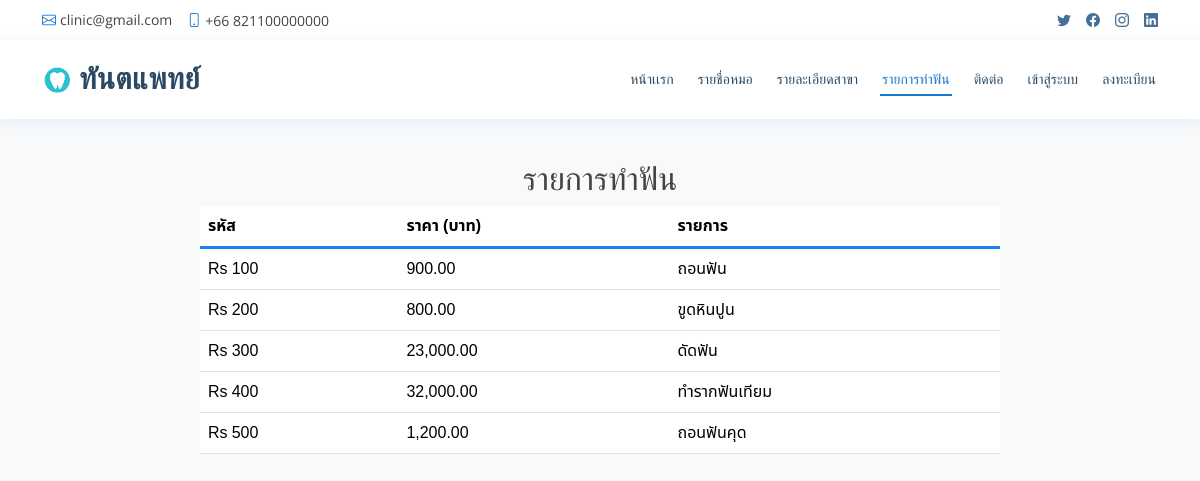
The app's page /dentalcodesviewuser.php with its own data.
### tables this page shows
CREATE TABLE `dentalcode` (
  `id` int(3) NOT NULL COMMENT 'ID ที่ถูกสร้างโดย อัตโนมัติ	',
  `code` varchar(7) NOT NULL COMMENT 'หมวดหมู่ทันตกรรม',
  `unitcost` smallint(5) NOT NULL COMMENT 'ราคา',
  `description` varchar(30) NOT NULL COMMENT 'รายการทันตกรรม',
  `dental_img` varchar(100) NOT NULL COMMENT 'รูปภาพรายการทันตกรรม'
);

### dentalcodesviewuser.php (called while the page is built, shortened)
<?php
include 'header.php';
include 'navbar.php';
include 'dentalcodesviewuser_details.php';
?>

### dentalcodesviewuser_details.php (the view, shortened to what this page needs)
<?php
require_once 'config/condb.php';
?>
<body>
    <div class="dentist-layout-wrapper">
        <div class="header-logo">
            <p class="logotext">ทันตแพทย์</p>
        </div>
        <div id="container-dentist">
            <div id="content-dentist">
                <h2 style="text-align: center; margin-top: 80px;">รายการทำฟัน</h2>
                <?php
                try {
                    $q = "SELECT code, unitcost, description FROM dentalcode";
                    $stmt = $dbcon->prepare($q);
                    $stmt->execute();
                    if ($stmt->rowCount() > 0) {
                        echo '<table class="table">
                                <tr class="heading">
                                    <td class="col head"><b>รหัส</b></td>
                                    <td class="col head"><b>ราคา (บาท)</b></td>
                                    <td class="last"><b>รายการ</b></td>
                                </tr>';
                        while ($row = $stmt->fetch(PDO::FETCH_ASSOC)) {
                            echo '<tr class="heading2">
                                    <td class="col">' . htmlspecialchars($row['code']) . '</td>
                                    <td class="col">' . number_format($row['unitcost'], 2) . '</td>
                                    <td class="last1">' . htmlspecialchars($row['description']) . '</td>
                                </tr>';
                        }
                        echo '</table>';
                    } else {
                        echo '<p class="error">ไม่พบข้อมูลรายการทำฟัน</p>';
                    }
                } catch (PDOException $e) {
                    echo '<p class="error">เกิดข้อผิดพลาดในการเชื่อมต่อข้อมูล</p>';
                }
                ?>
            </div>
        </div>
     </div>
</body>

### header.php (shortened to what this page needs)
<!DOCTYPE html>
<html lang="th">
<head>
  <link href="assets/vendor/fontawesome-free/css/all.min.css" rel="stylesheet">
  <link href="assets/vendor/animate.css/animate.min.css" rel="stylesheet">
  <link href="assets/vendor/bootstrap/css/bootstrap.min.css" rel="stylesheet">
  <link href="assets/vendor/bootstrap-icons/bootstrap-icons.css" rel="stylesheet">
  <link href="assets/vendor/boxicons/css/boxicons.min.css" rel="stylesheet">
  <link href="assets/vendor/glightbox/css/glightbox.min.css" rel="stylesheet">
  <link href="assets/vendor/remixicon/remixicon.css" rel="stylesheet">
  <link href="assets/vendor/swiper/swiper-bundle.min.css" rel="stylesheet">
  <link rel="stylesheet" href="//code.jquery.com/ui/1.12.1/themes/base/jquery-ui.css">
  <link href="assets/css/style.css" rel="stylesheet">
  <link rel="stylesheet" type="text/css" href="assets/css/dentisttable.css">
  <link rel="stylesheet" type="text/css" href="assets/css/login.css">
  <link rel="stylesheet" type="text/css" href="assets/css/signup.css">
  <link rel="stylesheet" type="text/css" href="assets/css/appointement.css">
</head>
<body>

### navbar.php (shortened to what this page needs)
<div id="topbar" class="d-flex align-items-center fixed-top">
    <div class="container d-flex justify-content-between">
      <div class="contact-info d-flex align-items-center">
        <i class="bi bi-envelope"></i> <a href="mailto:clinic@gmail.com">clinic@gmail.com</a>
        <i class="bi bi-phone"></i> +66 821100000000
      </div>
      <div class="d-none d-lg-flex social-links align-items-center">
        <a href="#" class="twitter"><i class="bi bi-twitter"></i></a>
        <a href="#" class="facebook"><i class="bi bi-facebook"></i></a>
        <a href="#" class="instagram"><i class="bi bi-instagram"></i></a>
        <a href="#" class="linkedin"><i class="bi bi-linkedin"></i></i></a>
      </div>
    </div>
  </div>
  <header id="header" class="fixed-top">
    <div class="container d-flex align-items-center">
      <h4 class="logo me-auto">
          <img src="assets/img/download.png" width="30" height="30" alt="โลโก้">
          <a href="index.php">ทันตแพทย์</a>
      </h4>
      <?php
        $current_page = basename($_SERVER['PHP_SELF']);
      ?>
      <nav id="navbar" class="navbar order-last order-lg-0">
        <ul>
          <li><a class="nav-link scrollto <?php echo ($current_page == 'index.php') ? 'active' : ''; ?>" href="index.php">หน้าเเรก</a></li>
          <li><a class="nav-link scrollto <?php echo ($current_page == 'dentistuser.php') ? 'active' : ''; ?>" href="dentistuser.php">รายชื่อหมอ</a></li>
          <li><a class="nav-link scrollto <?php echo ($current_page == 'clinicinfo.php') ? 'active' : ''; ?>" href="clinicinfo.php">รายละเอียดสาขา</a></li>
          <li><a class="nav-link scrollto <?php echo ($current_page == 'dentalcodesviewuser.php') ? 'active' : ''; ?>" href="dentalcodesviewuser.php">รายการทำฟัน</a></li>
          <li><a class="nav-link scrollto" href="index.php#contact">ติดต่อ</a></li>
          <?php if (isset($_SESSION['name'])): ?>
            <li class="dropdown"><a href="#"><span>จองคิว</span> <i class="bi bi-chevron-down"></i></a>
            <ul>
              <li><a href="appointement.php">ดำเนินการจอง</a></li>
              <li><a href="viewappointment.php">รายการจอง</a></li>
            </ul>
          </li>
          <li><a href="logout.php" class="logout" style="margin: 0px auto;">ล็อกเอ้าท์</a></li>
          <?php else: ?>
              <li><a class="nav-link scrollto <?php echo ($current_page == 'login.php') ? 'active' : ''; ?>" href="login.php">เข้าสู่ระบบ</a></li>
              <li><a class="nav-link scrollto <?php echo ($current_page == 'signup.php') ? 'active' : ''; ?>" href="signup.php">ลงทะเบียน</a></li>
          <?php endif; ?>
        </ul>
      </nav>
    </div>
  </header>

### assets/css/style.css (style rules this page uses)
body { font-family: "Open Sans", sans-serif; color: #444444; }
a { color: #1977cc; text-decoration: none; }
h1, h2, h3, h4, h5, h6 { font-family: "Raleway", sans-serif; }
#topbar { background: #fff; height: 40px; font-size: 14px; transition: all 0.5s; z-index: 996; }
#topbar .contact-info a { line-height: 1; color: #444444; transition: 0.3s; }
#topbar .contact-info i { color: #1977cc; padding-right: 4px; margin-left: 15px; line-height: 0; }
#topbar .contact-info i:first-child { margin-left: 0; }
#topbar .social-links a { color: #437099; padding-left: 15px; display: inline-block; line-height: 1px; transition: 0.3s; }
#topbar .social-links a:first-child { border-left: 0; }
#header { background: #fff; transition: all 0.5s; z-index: 997; padding: 15px 0; top: 40px; box-shadow: 0px 2px 15px rgba(25, 119, 204, 0.1); }
#header .logo { font-size: 30px; margin: 0; padding: 0; line-height: 1; font-weight: 700; letter-spacing: 0.5px; font-family: "Poppins", sans-serif; }
#header .logo a { color: #2c4964; }
#header .logo img { max-height: 40px; }
.navbar { padding: 0; }
.navbar ul { margin: 0; padding: 0; display: flex; list-style: none; align-items: center; }
.navbar li { position: relative; }
.navbar>ul>li { position: relative; white-space: nowrap; padding: 8px 0 8px 20px; }
.navbar a, .navbar a:focus { display: flex; align-items: center; justify-content: space-between; font-size: 14px; color: #2c4964; white-space: nowrap; transition: 0.3s; border-bottom: 2px solid #fff; padding: 5px 2px; }
.navbar a:hover, .navbar .active, .navbar .active:focus, .navbar li:hover>a { color: #1977cc; border-color: #1977cc; }

### assets/css/dentisttable.css (style rules this page uses)
.dentist-layout-wrapper { font-family: "Noto Sans Thai", sans-serif; margin: 0; padding: 0; display: flex; flex-direction: column; align-items: center; min-height: 100vh; width: 100%; background-color: #f8f9fa; }
.dentist-layout-wrapper .header-logo { position: absolute; left: 35px; top: 20px; display: flex; align-items: center; }
.dentist-layout-wrapper .logotext { font-size: 0.9em; color: black; margin: 0; font-weight: bold; }
.dentist-layout-wrapper #container-dentist { width: 100%; display: flex; justify-content: center; padding-top: 80px; }
.dentist-layout-wrapper #content-dentist { width: 90%; max-width: 800px; }
.dentist-layout-wrapper .heading { background-color: #fff; border-bottom: 3px solid #1984f1 !important; font-weight: bold; }

### assets/css/login.css (style rules this page uses)
.logotext { margin: 0; font-weight: bold; font-family: 'Prompt', sans-serif; font-size: 1.2rem; }

### records on screen
dentalcode: code "Rs 100", unitcost "900.00", description "ถอนฟัน"
dentalcode: code "Rs 200", unitcost "800.00", description "ขูดหินปูน"
dentalcode: code "Rs 300", unitcost "23,000.00", description "ดัดฟัน"
dentalcode: code "Rs 400", unitcost "32,000.00", description "ทำรากฟันเทียม"
dentalcode: code "Rs 500", unitcost "1,200.00", description "ถอนฟันคุด"
